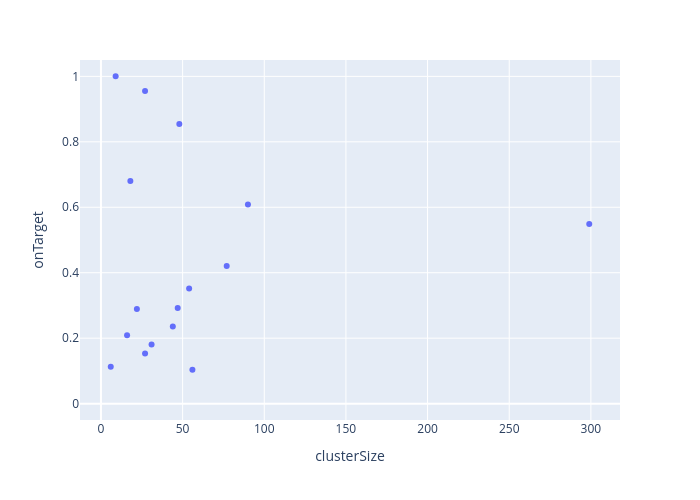

Notebook source saved alongside this figure:
### Code cell
ns.pl.scatter_w_clusterSize(evaluation_results, "onTarget", save = True, output_folder = output_folder, outputfilename_prefix = outputfilename_prefix)

### Figure 1 — Plotly figure (JSON) as saved in the notebook; plotly's stock layout.template omitted (floating-point values rounded to 4 significant figures)
{"data": [{"hovertemplate": "<b>%{hovertext}</b><br><br>clusterSize=%{x}<br>onTarget=%{y}<extra></extra>", "hovertext": ["e1_e299_SLC17A7_L5b_Cdh13", "g1_g48_GLI3_Astro_Gja1", "g2_g27_APBB1IP_Micro_Ctss", "g3_g18_GPNMB_OPC_Pdgfra", "g4_g9_MOG_Oligo_Opalin", "i10_i16_TSPAN12_Vip_Mybpc1", "i11_i6_EGF_Vip_Mybpc1", "i1_i90_COL5A2_Ndnf_Car4", "i2_i77_LHX6_Sst_Cbln4", "i3_i56_BAGE2_Ndnf_Cxcl14", "i4_i54_MC4R_Ndnf_Cxcl14", "i5_i47_TRPC3_Ndnf_Car4", "i6_i44_GPR149_Vip_Mybpc1", "i7_i31_CLMP_Ndnf_Cxcl14", "i8_i27_SNCG_Vip_Mybpc1", "i9_i22_TAC3_Vip_Mybpc1"], "legendgroup": "", "marker": {"color": "#636efa", "symbol": "circle"}, "mode": "markers", "name": "", "orientation": "v", "showlegend": false, "type": "scatter", "x": [299, 48, 27, 18, 9, 16, 6, 90, 77, 56, 54, 47, 44, 31, 27, 22], "xaxis": "x", "y": [0.5485, 0.8541, 0.9553, 0.6803, 1.0, 0.2091, 0.1128, 0.6083, 0.4202, 0.1034, 0.3518, 0.2922, 0.2357, 0.1806, 0.1534, 0.2889], "yaxis": "y"}], "layout": {"height": 500, "legend": {"tracegroupgap": 0}, "margin": {"t": 60}, "width": 700, "xaxis": {"anchor": "y", "domain": [0, 1], "title": {"text": "clusterSize"}}, "yaxis": {"anchor": "x", "domain": [0, 1], "range": [-0.05, 1.05], "title": {"text": "onTarget"}}}}
